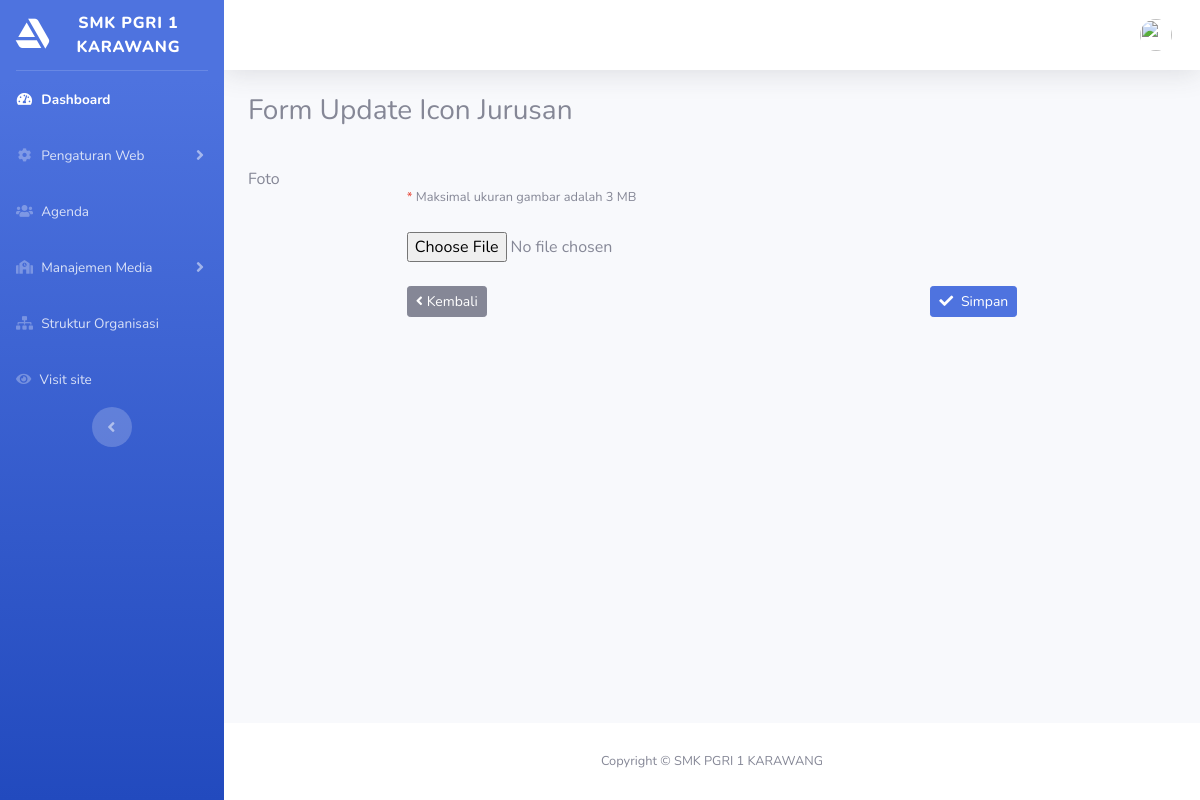
The app's page /icon/edit/1 with its own data.
### tables this page shows
CREATE TABLE `menus` (
  `id` int(11) NOT NULL,
  `user_id` int(11) NOT NULL,
  `title` varchar(100) NOT NULL,
  `url` varchar(100) NOT NULL,
  `icon` varchar(100) NOT NULL,
  `is_active` char(1) NOT NULL
);

### application/controllers/Icon.php (called while the page is built, shortened)
<?php
class Icon extends CI_Controller
{
	public function __construct()
	{
		$this->load->model('menu_model', 'menu');
		$this->load->model('icon_jurusan', 'icon');
	}
	public function edit($id)
	{
		$this->form_validation->set_rules('photo', 'photo', 'trim');
		if ($this->form_validation->run() == false) {
			$data['title']			= 'Ubah Icon Jurusan';
			$data['page']			= 'jurusan/edit';
			$data['content']		= $this->icon->getData();
			$data['form_action']	= base_url('icon/edit/' . $id);
			$this->load->view('back/layouts/main', $data);
		}
	}
}

### index.php (called while the page is built, shortened)
<?php
require_once BASEPATH.'core/CodeIgniter.php';

### application/models/Menu_model.php (called while the page is built, shortened)
<?php
class Menu_model extends CI_Model {
	public function getMenu()
	{
		if($this->session->userdata('id') != 1) {
			return $this->db->where('is_active', 'Y')->where('user_id', '2')->get('menus')->result();
		}else{
			return $this->db->where('is_active', 'Y')->get('menus')->result();
		}
	}
	public function getSubmenu($id)
	{
		$this->db->select(['submenus.sub_title', 'submenus.sub_url', 'submenus.is_active']);
		$this->db->from('submenus');
		$this->db->join('menus', 'submenus.menu_id = menus.id');
		$this->db->where('submenus.menu_id', $id);
		$this->db->where('submenus.is_active', 'Y');
		return $this->db->get()->result();
	}
}

### application/views/back/pages/jurusan/edit.php (the view, shortened to what this page needs)
<div class="container">
	<div class="row mb-4">
		<div class="col">
			<h3>Form Update Icon Jurusan</h3>
		</div>
	</div>
	<?= form_open_multipart($form_action) ?>
		<div class="form-group row">
			<label class="col-sm-2 col-form-label" id="label-photo">Foto</label>
			<div class="col-sm-8">
				<br>
				<small><span class="text-danger">*</span>	Maksimal ukuran gambar adalah 3 MB</small>
				<br> <br>
				<input name="photo" type="file" class="form-control-file">
			</div>
		</div>
		<div class="row mt-4">
			<div class="col-8 offset-2">
				<a href="<?= base_url('jadwal') ?>" class="btn btn-sm btn-secondary"><i class="fas fa-angle-left mr-1"></i>Kembali</a>
				<button type="submit" class="btn btn-sm btn-primary float-right"><i class="fas fa-check mr-1"></i> Simpan</button>
			</div>
		</div>
	<?= form_close() ?>
</div>

### application/views/back/layouts/_sidebar.php (shortened to what this page needs)
<ul class="navbar-nav bg-gradient-primary sidebar sidebar-dark accordion" id="accordionSidebar">
	<a class="sidebar-brand d-flex align-items-center justify-content-center" href="<?= base_url('admin') ?>">
		<div class="sidebar-brand-icon">
			<i class="fab fa-artstation"></i>
		</div>
		<div class="sidebar-brand-text mx-2">SMK PGRI 1 KARAWANG</div>
	</a>
	<hr class="sidebar-divider my-0">
	<li class="nav-item active">
		<a class="nav-link" href="<?= base_url('admin') ?>">
			<i class="fas fa-fw fa-tachometer-alt"></i>
			<span>Dashboard</span></a>
	</li>
	<?php
		$menus = $this->menu->getMenu();
		foreach($menus as $menu) :
			$submenu = $this->menu->getSubmenu($menu->id);
	?>
	<li class="nav-item">
		<?php if($submenu) : ?>
			<a class="nav-link collapsed" href="<?= base_url() ?>" data-toggle="collapse" data-target="#collapse<?= $menu->id ?>" aria-expanded="true" aria-controls="collapse">
				<i class="<?= $menu->icon ?>"></i>
				<span><?= $menu->title ?></span>
			</a>
		<?php else : ?>
			<a class="nav-link" href="<?= base_url() . $menu->url ?>">
				<i class="<?= $menu->icon ?>"></i>
				<span><?= $menu->title ?></span>
			</a>
		<?php endif; ?>
	</li>
	<?php endforeach ?>
	<div class="text-center d-none d-md-inline">
		<button class="rounded-circle border-0" id="sidebarToggle"></button>
	</div>
</ul>

### records on screen
menus: title "Pengaturan Web"
menus: title "Agenda"
menus: title "Manajemen Media"
menus: title "Struktur Organisasi"
menus: title "Visit site"
